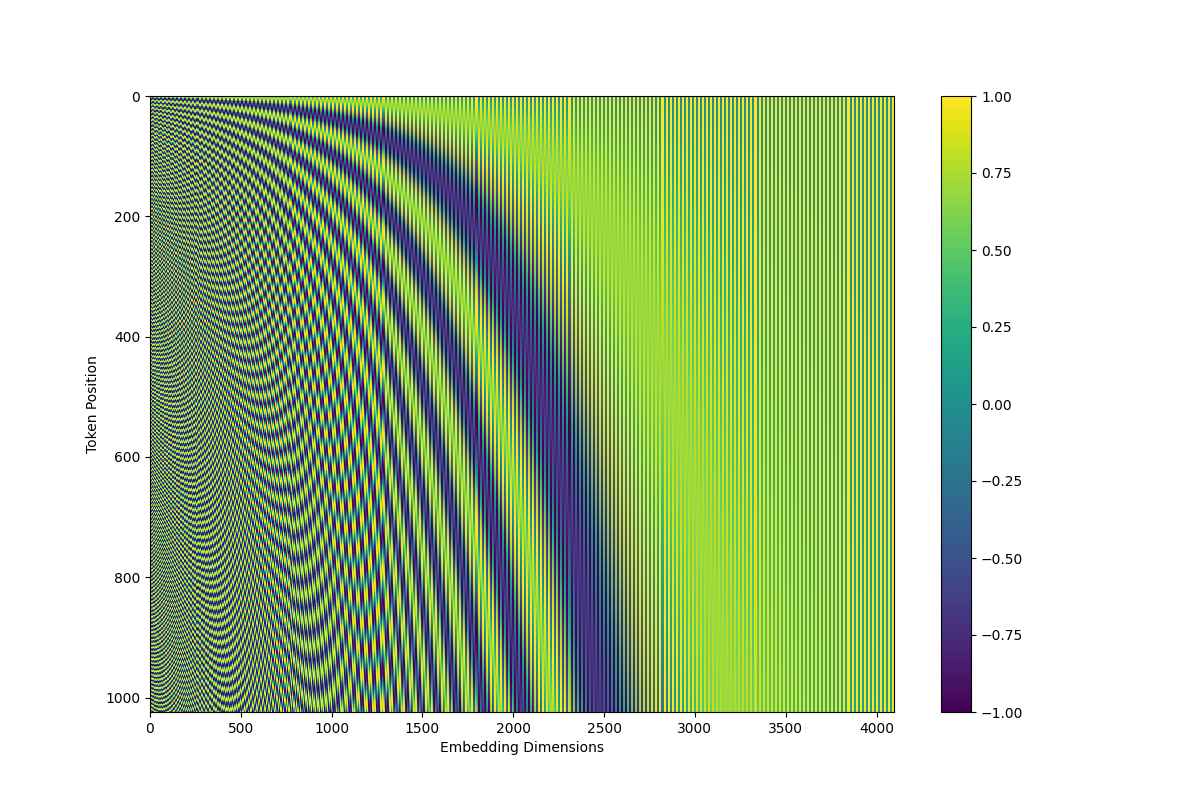

Python code for this plot:
import torch
import numpy as np
import matplotlib.pyplot as plt
import os
pwd_path=os.path.dirname(__file__)+"/"
T, D=1024, 4096
pe = torch.zeros(T, D)
position = torch.arange(0., T).unsqueeze(1)
div_term = torch.exp(torch.arange(0., D, 2) *-(np.log(10000.0) / D))
pe[:, 0::2] = torch.sin(position * div_term)
pe[:, 1::2] = torch.cos(position * div_term)
print(pe.shape)
plt.figure(figsize=(12,8))
plt.pcolormesh(pe, cmap='viridis')
plt.xlabel('Embedding Dimensions')
plt.xlim((0, D))
plt.ylim((T,0))
plt.ylabel('Token Position')
plt.colorbar()
plt.show()
plt.savefig(os.path.join(pwd_path, "Sinusoidal.png"))